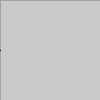
Frame 1 (no input)
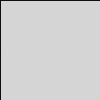
Frame 60 (the mouse pressed at the canvas centre just before this capture)
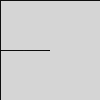
Frame 120 (the mouse held since frame 60 and released just before this capture)

The Processing sketch that drew these frames (run headless with seeded random() and noise(); from frame 60 on, the mouse is pressed at the canvas centre):

// Processing sketch: processing_1041
// ── processing_1041.pde

float[] x = new float[101];
float[] y = new float[101];
void setup(){
  background(200);


  smooth();
  stroke(0,50);

  for (int j=0;j<101;j++){
    x[j]=width/101*j;
    y[j]=height/2;


  }
}

void draw(){
  move(x,y);
  display();
  fill(255,3);
  rect(0,0,width,height);
  
  if (mousePressed == true){
    follow();
  }
}

  void follow(){
    x[100]=x[100]+(mouseX-x[100])/4;
    y[100]=y[100]+(mouseY-y[100])/4;
  }




void move(float[] X,float[] Y){
  for(int j=0;j<100;j++){
    X[j]+=(X[j+1]-X[j])/2;
    Y[j]+=(Y[j+1]-Y[j])/2;
  }

}

void display(){
  for(int j=0;j<100;j++){
    line(x[j],y[j],x[j+1],y[j+1]);
  }
}
